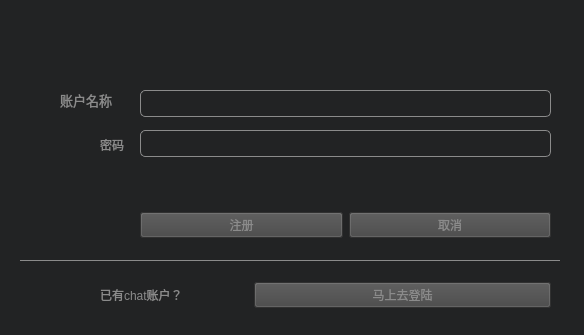
<?xml version="1.0" encoding="UTF-8"?>
<ui version="4.0">
 <class>Register</class>
 <widget class="QWidget" name="Register">
  <property name="geometry">
   <rect>
    <x>0</x>
    <y>0</y>
    <width>584</width>
    <height>335</height>
   </rect>
  </property>
  <property name="minimumSize">
   <size>
    <width>584</width>
    <height>335</height>
   </size>
  </property>
  <property name="maximumSize">
   <size>
    <width>584</width>
    <height>335</height>
   </size>
  </property>
  <property name="windowTitle">
   <string>Form</string>
  </property>
  <property name="styleSheet">
   <string notr="true">QWidget{background:rgb(34, 35, 36)}</string>
  </property>
  <widget class="QLabel" name="label_3">
   <property name="geometry">
    <rect>
     <x>20</x>
     <y>260</y>
     <width>540</width>
     <height>1</height>
    </rect>
   </property>
   <property name="styleSheet">
    <string notr="true">QLabel{background:rgb(139, 139, 139)}</string>
   </property>
   <property name="text">
    <string/>
   </property>
  </widget>
  <widget class="QWidget" name="layoutWidget">
   <property name="geometry">
    <rect>
     <x>140</x>
     <y>210</y>
     <width>411</width>
     <height>31</height>
    </rect>
   </property>
   <layout class="QHBoxLayout" name="horizontalLayout_3">
    <item>
     <widget class="QPushButton" name="btn_register">
      <property name="styleSheet">
       <string notr="true">QPushButton{color:rgb(139, 139, 139);background:rgb(69, 69, 69)}</string>
      </property>
      <property name="text">
       <string>注册</string>
      </property>
     </widget>
    </item>
    <item>
     <widget class="QPushButton" name="btn_cancel_2">
      <property name="styleSheet">
       <string notr="true">QPushButton{color:rgb(139, 139, 139);background:rgb(69, 69, 69)}</string>
      </property>
      <property name="text">
       <string>取消</string>
      </property>
     </widget>
    </item>
   </layout>
  </widget>
  <widget class="QLineEdit" name="le_password">
   <property name="geometry">
    <rect>
     <x>140</x>
     <y>130</y>
     <width>411</width>
     <height>27</height>
    </rect>
   </property>
   <property name="layoutDirection">
    <enum>Qt::LeftToRight</enum>
   </property>
   <property name="autoFillBackground">
    <bool>false</bool>
   </property>
   <property name="styleSheet">
    <string notr="true">QLineEdit{border:1px solid rgb(139, 139, 139);background:rgb(34, 35, 36);color:rgb(139, 139, 139);border-radius:5}</string>
   </property>
   <property name="inputMethodHints">
    <set>Qt::ImhNone</set>
   </property>
  </widget>
  <widget class="QWidget" name="layoutWidget_2">
   <property name="geometry">
    <rect>
     <x>100</x>
     <y>280</y>
     <width>451</width>
     <height>31</height>
    </rect>
   </property>
   <layout class="QHBoxLayout" name="horizontalLayout_4" stretch="2,4">
    <item>
     <widget class="QLabel" name="label_5">
      <property name="text">
       <string>&lt;!DOCTYPE HTML PUBLIC &quot;-//W3C//DTD HTML 4.0//EN&quot; &quot;http://www.w3.org/TR/REC-html40/strict.dtd&quot;&gt;
&lt;html&gt;&lt;head&gt;&lt;meta name=&quot;qrichtext&quot; content=&quot;1&quot; /&gt;&lt;style type=&quot;text/css&quot;&gt;
p, li { white-space: pre-wrap; }
&lt;/style&gt;&lt;/head&gt;&lt;body style=&quot; font-family:'SimSun'; font-size:9pt; font-weight:400; font-style:normal;&quot;&gt;
&lt;p style=&quot; margin-top:0px; margin-bottom:0px; margin-left:0px; margin-right:0px; -qt-block-indent:0; text-indent:0px;&quot;&gt;&lt;span style=&quot; color:#8b8b8b;&quot;&gt;已有chat账户？&lt;/span&gt;&lt;/p&gt;&lt;/body&gt;&lt;/html&gt;</string>
      </property>
     </widget>
    </item>
    <item>
     <widget class="QPushButton" name="btn_to_login">
      <property name="styleSheet">
       <string notr="true">QPushButton{color:rgb(139, 139, 139);background:rgb(69, 69, 69)}</string>
      </property>
      <property name="text">
       <string>马上去登陆</string>
      </property>
     </widget>
    </item>
   </layout>
  </widget>
  <widget class="QLabel" name="label">
   <property name="geometry">
    <rect>
     <x>60</x>
     <y>80</y>
     <width>71</width>
     <height>41</height>
    </rect>
   </property>
   <property name="mouseTracking">
    <bool>true</bool>
   </property>
   <property name="text">
    <string>&lt;!DOCTYPE HTML PUBLIC &quot;-//W3C//DTD HTML 4.0//EN&quot; &quot;http://www.w3.org/TR/REC-html40/strict.dtd&quot;&gt;
&lt;html&gt;&lt;head&gt;&lt;meta name=&quot;qrichtext&quot; content=&quot;1&quot; /&gt;&lt;style type=&quot;text/css&quot;&gt;
p, li { white-space: pre-wrap; }
&lt;/style&gt;&lt;/head&gt;&lt;body style=&quot; font-family:'SimSun'; font-size:9pt; font-weight:400; font-style:normal;&quot;&gt;
&lt;p style=&quot; margin-top:0px; margin-bottom:0px; margin-left:0px; margin-right:0px; -qt-block-indent:0; text-indent:0px;&quot;&gt;&lt;span style=&quot; font-size:10pt; color:#8b8b8b;&quot;&gt;账户名称&lt;/span&gt;&lt;/p&gt;&lt;/body&gt;&lt;/html&gt;</string>
   </property>
  </widget>
  <widget class="QLabel" name="label_2">
   <property name="geometry">
    <rect>
     <x>100</x>
     <y>130</y>
     <width>31</width>
     <height>31</height>
    </rect>
   </property>
   <property name="mouseTracking">
    <bool>true</bool>
   </property>
   <property name="text">
    <string>&lt;!DOCTYPE HTML PUBLIC &quot;-//W3C//DTD HTML 4.0//EN&quot; &quot;http://www.w3.org/TR/REC-html40/strict.dtd&quot;&gt;
&lt;html&gt;&lt;head&gt;&lt;meta name=&quot;qrichtext&quot; content=&quot;1&quot; /&gt;&lt;style type=&quot;text/css&quot;&gt;
p, li { white-space: pre-wrap; }
&lt;/style&gt;&lt;/head&gt;&lt;body style=&quot; font-family:'SimSun'; font-size:9pt; font-weight:400; font-style:normal;&quot;&gt;
&lt;p style=&quot; margin-top:0px; margin-bottom:0px; margin-left:0px; margin-right:0px; -qt-block-indent:0; text-indent:0px;&quot;&gt;&lt;span style=&quot; color:#8b8b8b;&quot;&gt;密码&lt;/span&gt;&lt;/p&gt;&lt;/body&gt;&lt;/html&gt;</string>
   </property>
  </widget>
  <widget class="QLineEdit" name="le_username">
   <property name="geometry">
    <rect>
     <x>140</x>
     <y>90</y>
     <width>411</width>
     <height>27</height>
    </rect>
   </property>
   <property name="layoutDirection">
    <enum>Qt::LeftToRight</enum>
   </property>
   <property name="autoFillBackground">
    <bool>false</bool>
   </property>
   <property name="styleSheet">
    <string notr="true">QLineEdit{border:1px solid rgb(139, 139, 139);background:rgb(34, 35, 36);color:rgb(139, 139, 139);border-radius:5}</string>
   </property>
  </widget>
 </widget>
 <tabstops>
  <tabstop>le_username</tabstop>
  <tabstop>le_password</tabstop>
  <tabstop>btn_register</tabstop>
  <tabstop>btn_cancel_2</tabstop>
  <tabstop>btn_to_login</tabstop>
 </tabstops>
 <resources/>
 <connections/>
</ui>
